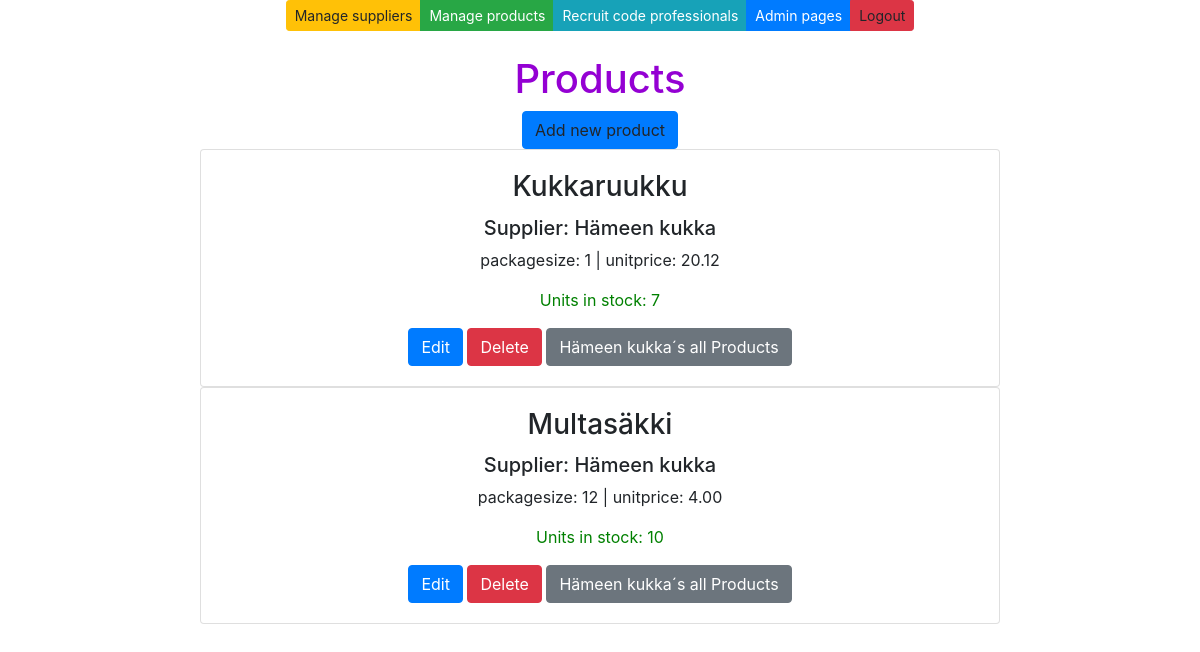
/products-by-supplier/1/, run on the app's committed database.
### app/models.py (models this page shows, shortened)
class Product(models.Model):
    productname = models.CharField(max_length = 20, default = "laku")
    packagesize = models.CharField(max_length = 20, default = 3)
    unitprice = models.DecimalField(max_digits=8, decimal_places=2, default=1.00)
    unitsinstock = models.IntegerField(default = 3)
    supplier = models.ForeignKey(Supplier, on_delete=models.CASCADE)

class Supplier(models.Model):
    companyname = models.CharField(max_length = 50, default="firma")
    contactname = models.CharField(max_length = 50, default="firma")
    address = models.CharField(max_length = 100, default="firma")
    phone = models.CharField(max_length = 20, default="firma")
    email = models.CharField(max_length = 50, default="firma")
    country = models.CharField(max_length = 50, default="firma")

### app/views.py (the view)
# urls.py: path('products-by-supplier/<int:id>/', products_filtered),
def products_filtered(request, id):
    productlist = Product.objects.all()
    filteredproducts = productlist.filter(supplier = id)
    context = {'products': filteredproducts}
    return render (request,"productlist.html",context)

### app/templates/productlist.html (shortened to what this page needs)
{% extends 'index.html' %}
{% block content %}
<br />
<br />
<h1>Products</h1>
<a onclick="showaddform()" class="btn btn-primary">Add new product</a>
{% for p in products %}
<div class="card" style="width: 50rem;">
    <div class="card-body">
        <h3 class="card-title">{{p.productname}} </h3>
        <h5 class="card-text">Supplier: {{p.supplier.companyname}}</h5>
        <p class="card-text">packagesize: {{p.packagesize}} | unitprice: {{p.unitprice}}</p>
        <p class="card-text" style="color: green;">Units in stock: {{p.unitsinstock}}</p>
        <a href="/edit-product-get/{{p.id}}/" class="btn btn-primary">Edit</a>
        <a href="/confirm-delete-product/{{p.id}}/" class="btn btn-danger">Delete</a>
        <a href="/products-by-supplier/{{p.supplier.id}}/" class="btn btn-secondary">{{p.supplier.companyname}}´s all
            Products</a>
    </div>
</div>
{% empty %}
<div class="card" style="width: 50rem;">
    <div class="card-body">
        <p class="card-text">No products found in the database </p>
    </div>
</div>
{%endfor%}
{% endblock %}

### app/static/style.css (style rules this page uses)
h1 { color: darkviolet; }

### data on the page
Product: productname "Kukkaruukku", supplier.companyname "Hämeen kukka", packagesize "1", unitprice "20.12", unitsinstock "7"
Product: productname "Multasäkki", supplier.companyname "Hämeen kukka", packagesize "12", unitprice "4.00", unitsinstock "10"
